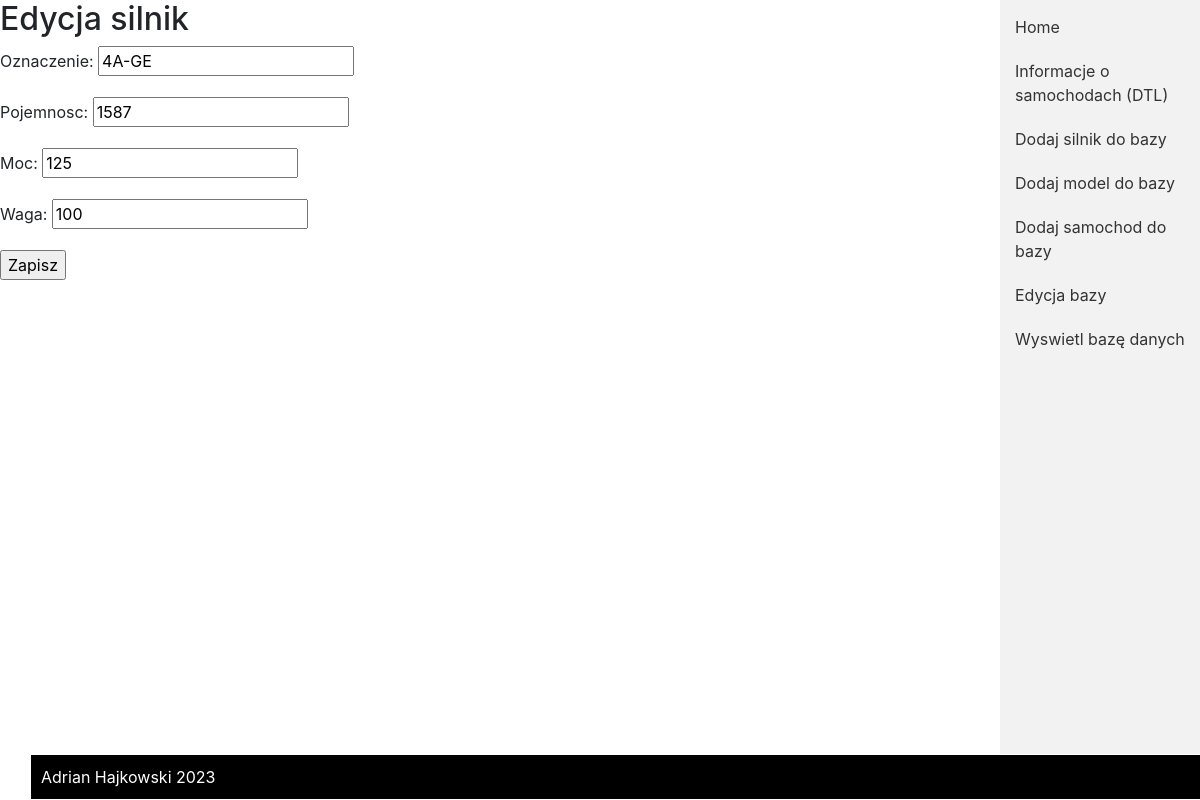
The page /edit/silnik/1/ (signed in) on the database its author committed.
### myapp/models.py (models this page shows, shortened)
class Silnik(models.Model):
    oznaczenie = models.CharField(max_length=50, validators=[validate_not_empty])
    pojemnosc = models.IntegerField(validators=[validate_not_empty, validate_greater_than_zero])
    moc = models.IntegerField(validators=[validate_not_empty, validate_greater_than_zero])
    waga = models.IntegerField(validators=[validate_not_empty, validate_greater_than_zero])
    objects = models.Manager()
    class Meta:
        verbose_name = "Silnik"
        verbose_name_plural = "Silniki"
        ordering = ['oznaczenie']

### myapp/views.py (the view, shortened to what this page needs)
def edit(request, model, pk):
    if model == 'silnik':
        instance = get_object_or_404(Silnik, pk=pk)
        if request.method == 'POST':
            form = SilnikForm(request.POST, instance=instance)
            if form.is_valid():
                form.save()
                return redirect('index')
        else:
            form = SilnikForm(instance=instance)
    return render(request, 'edit.html', {
        'model': model,
        'form': form
    })

### myapp/forms.py (shortened to what this page needs)
class SilnikForm(forms.ModelForm):
    class Meta:
        model = Silnik
        fields = ['oznaczenie','pojemnosc','moc','waga']
        labels = {
            'oznaczenie' : 'Oznaczenie',
            'pojemnosc' : 'Pojemnosc',
            'moc' : 'Moc',
            'waga' : 'Waga'
        }

### templates/edit.html (shortened to what this page needs)
{% extends 'base.html' %}
{% block content %}
    <h2>Edycja {{ model }}</h2>
    <form method="post" action="">
        {{ form.as_p }}
        <input type="submit" value="Zapisz">
    </form>
{% endblock %}

### rows shown on the page
Silnik: oznaczenie "4A-GE", pojemnosc "1587", moc "125", waga "100"

### other values the page prints
{{ model }} "silnik"
